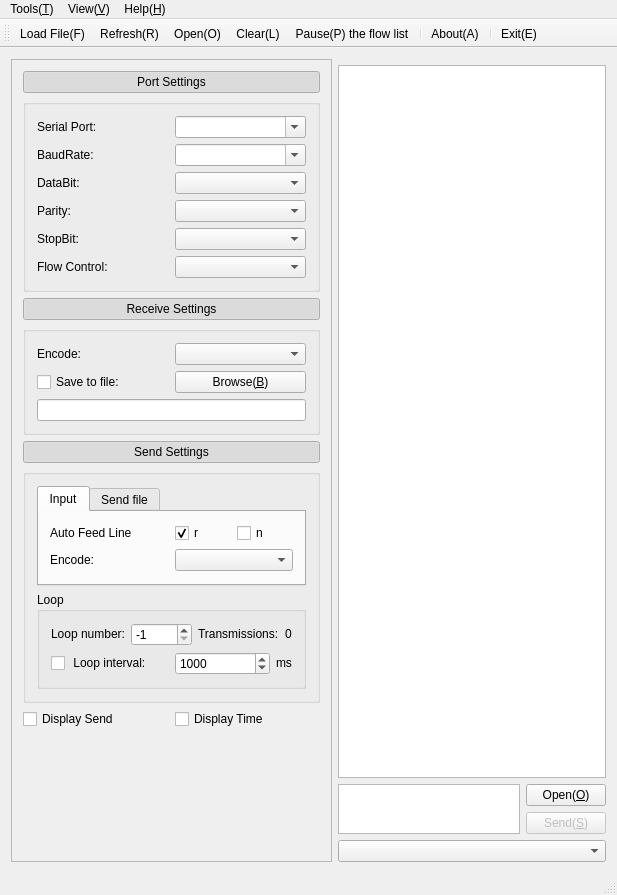
<?xml version="1.0" encoding="UTF-8"?>
<ui version="4.0">
 <class>CMainWindow</class>
 <widget class="QMainWindow" name="CMainWindow">
  <property name="geometry">
   <rect>
    <x>0</x>
    <y>0</y>
    <width>617</width>
    <height>895</height>
   </rect>
  </property>
  <property name="sizePolicy">
   <sizepolicy hsizetype="Preferred" vsizetype="Preferred">
    <horstretch>0</horstretch>
    <verstretch>0</verstretch>
   </sizepolicy>
  </property>
  <property name="windowTitle">
   <string>Serial Port Assistant</string>
  </property>
  <property name="windowIcon">
   <iconset resource="Resource/Resource.qrc">
    <normaloff>:/icon/AppIcon</normaloff>:/icon/AppIcon</iconset>
  </property>
  <widget class="QWidget" name="centralWidget">
   <property name="sizePolicy">
    <sizepolicy hsizetype="Preferred" vsizetype="Preferred">
     <horstretch>0</horstretch>
     <verstretch>0</verstretch>
    </sizepolicy>
   </property>
   <layout class="QGridLayout" name="gridLayout_5">
    <property name="leftMargin">
     <number>0</number>
    </property>
    <property name="topMargin">
     <number>0</number>
    </property>
    <property name="rightMargin">
     <number>0</number>
    </property>
    <property name="bottomMargin">
     <number>0</number>
    </property>
    <property name="spacing">
     <number>0</number>
    </property>
    <item row="0" column="0">
     <widget class="QScrollArea" name="scrollArea">
      <property name="sizePolicy">
       <sizepolicy hsizetype="Preferred" vsizetype="Preferred">
        <horstretch>0</horstretch>
        <verstretch>0</verstretch>
       </sizepolicy>
      </property>
      <property name="frameShape">
       <enum>QFrame::NoFrame</enum>
      </property>
      <property name="widgetResizable">
       <bool>true</bool>
      </property>
      <widget class="QWidget" name="scrollAreaWidgetContents">
       <property name="geometry">
        <rect>
         <x>0</x>
         <y>0</y>
         <width>617</width>
         <height>807</height>
        </rect>
       </property>
       <property name="sizePolicy">
        <sizepolicy hsizetype="Preferred" vsizetype="Preferred">
         <horstretch>0</horstretch>
         <verstretch>0</verstretch>
        </sizepolicy>
       </property>
       <layout class="QGridLayout" name="gridLayout_7">
        <property name="leftMargin">
         <number>0</number>
        </property>
        <property name="topMargin">
         <number>0</number>
        </property>
        <property name="rightMargin">
         <number>0</number>
        </property>
        <property name="bottomMargin">
         <number>0</number>
        </property>
        <property name="spacing">
         <number>0</number>
        </property>
        <item row="0" column="0">
         <widget class="QWidget" name="widget" native="true">
          <property name="sizePolicy">
           <sizepolicy hsizetype="Preferred" vsizetype="Preferred">
            <horstretch>0</horstretch>
            <verstretch>0</verstretch>
           </sizepolicy>
          </property>
          <layout class="QGridLayout" name="gridLayout_6">
           <item row="0" column="0" rowspan="4">
            <widget class="QFrame" name="frmLeftBar">
             <property name="sizePolicy">
              <sizepolicy hsizetype="Preferred" vsizetype="Preferred">
               <horstretch>0</horstretch>
               <verstretch>0</verstretch>
              </sizepolicy>
             </property>
             <property name="frameShape">
              <enum>QFrame::StyledPanel</enum>
             </property>
             <property name="frameShadow">
              <enum>QFrame::Sunken</enum>
             </property>
             <layout class="QGridLayout" name="gridLayout_9">
              <item row="4" column="0">
               <widget class="QPushButton" name="pbSendSettings">
                <property name="text">
                 <string>Send Settings</string>
                </property>
                <property name="icon">
                 <iconset resource="Resource/Resource.qrc">
                  <normaloff>:/icon/Down</normaloff>:/icon/Down</iconset>
                </property>
                <property name="checkable">
                 <bool>true</bool>
                </property>
                <property name="checked">
                 <bool>true</bool>
                </property>
               </widget>
              </item>
              <item row="2" column="0">
               <widget class="QPushButton" name="pbReceiveSettings">
                <property name="autoFillBackground">
                 <bool>false</bool>
                </property>
                <property name="text">
                 <string>Receive Settings</string>
                </property>
                <property name="icon">
                 <iconset resource="Resource/Resource.qrc">
                  <normaloff>:/icon/Down</normaloff>:/icon/Down</iconset>
                </property>
                <property name="checkable">
                 <bool>true</bool>
                </property>
                <property name="checked">
                 <bool>true</bool>
                </property>
               </widget>
              </item>
              <item row="0" column="0">
               <widget class="QPushButton" name="pbPortSeetings">
                <property name="text">
                 <string>Port Settings</string>
                </property>
                <property name="icon">
                 <iconset resource="Resource/Resource.qrc">
                  <normaloff>:/icon/Down</normaloff>:/icon/Down</iconset>
                </property>
                <property name="checkable">
                 <bool>true</bool>
                </property>
                <property name="checked">
                 <bool>true</bool>
                </property>
                <property name="autoRepeat">
                 <bool>false</bool>
                </property>
                <property name="autoExclusive">
                 <bool>false</bool>
                </property>
                <property name="default">
                 <bool>false</bool>
                </property>
               </widget>
              </item>
              <item row="6" column="0">
               <layout class="QHBoxLayout" name="horizontalLayout_15">
                <item>
                 <widget class="QCheckBox" name="cbDisplaySend">
                  <property name="sizePolicy">
                   <sizepolicy hsizetype="Preferred" vsizetype="Fixed">
                    <horstretch>0</horstretch>
                    <verstretch>0</verstretch>
                   </sizepolicy>
                  </property>
                  <property name="text">
                   <string>Display Send</string>
                  </property>
                 </widget>
                </item>
                <item>
                 <widget class="QCheckBox" name="cbDisplayTime">
                  <property name="sizePolicy">
                   <sizepolicy hsizetype="Preferred" vsizetype="Fixed">
                    <horstretch>0</horstretch>
                    <verstretch>0</verstretch>
                   </sizepolicy>
                  </property>
                  <property name="text">
                   <string>Display Time</string>
                  </property>
                 </widget>
                </item>
               </layout>
              </item>
              <item row="3" column="0">
               <widget class="QGroupBox" name="gbReceiveSettings">
                <property name="sizePolicy">
                 <sizepolicy hsizetype="Preferred" vsizetype="Preferred">
                  <horstretch>0</horstretch>
                  <verstretch>0</verstretch>
                 </sizepolicy>
                </property>
                <property name="title">
                 <string/>
                </property>
                <layout class="QGridLayout" name="gridLayout_2">
                 <item row="2" column="0">
                  <widget class="QLineEdit" name="leSaveToFile">
                   <property name="sizePolicy">
                    <sizepolicy hsizetype="Preferred" vsizetype="Fixed">
                     <horstretch>0</horstretch>
                     <verstretch>0</verstretch>
                    </sizepolicy>
                   </property>
                  </widget>
                 </item>
                 <item row="0" column="0">
                  <layout class="QHBoxLayout" name="horizontalLayout_17">
                   <item>
                    <widget class="QLabel" name="label_11">
                     <property name="sizePolicy">
                      <sizepolicy hsizetype="Preferred" vsizetype="Fixed">
                       <horstretch>0</horstretch>
                       <verstretch>0</verstretch>
                      </sizepolicy>
                     </property>
                     <property name="text">
                      <string>Encode:</string>
                     </property>
                    </widget>
                   </item>
                   <item>
                    <widget class="QComboBox" name="cbReceiveEncoded">
                     <property name="sizePolicy">
                      <sizepolicy hsizetype="Preferred" vsizetype="Fixed">
                       <horstretch>0</horstretch>
                       <verstretch>0</verstretch>
                      </sizepolicy>
                     </property>
                    </widget>
                   </item>
                  </layout>
                 </item>
                 <item row="1" column="0">
                  <layout class="QHBoxLayout" name="horizontalLayout_16">
                   <item>
                    <widget class="QCheckBox" name="cbSaveToFile">
                     <property name="sizePolicy">
                      <sizepolicy hsizetype="Preferred" vsizetype="Fixed">
                       <horstretch>0</horstretch>
                       <verstretch>0</verstretch>
                      </sizepolicy>
                     </property>
                     <property name="text">
                      <string>Save to file:</string>
                     </property>
                    </widget>
                   </item>
                   <item>
                    <widget class="QPushButton" name="pbBrowseSave">
                     <property name="sizePolicy">
                      <sizepolicy hsizetype="Preferred" vsizetype="Fixed">
                       <horstretch>0</horstretch>
                       <verstretch>0</verstretch>
                      </sizepolicy>
                     </property>
                     <property name="text">
                      <string>Browse(&amp;B)</string>
                     </property>
                    </widget>
                   </item>
                  </layout>
                 </item>
                </layout>
               </widget>
              </item>
              <item row="1" column="0">
               <widget class="QGroupBox" name="gbPortSeetings">
                <property name="sizePolicy">
                 <sizepolicy hsizetype="Preferred" vsizetype="Preferred">
                  <horstretch>0</horstretch>
                  <verstretch>0</verstretch>
                 </sizepolicy>
                </property>
                <property name="title">
                 <string/>
                </property>
                <layout class="QGridLayout" name="gridLayout">
                 <item row="0" column="0">
                  <layout class="QHBoxLayout" name="horizontalLayout">
                   <item>
                    <widget class="QLabel" name="label">
                     <property name="sizePolicy">
                      <sizepolicy hsizetype="Preferred" vsizetype="Fixed">
                       <horstretch>0</horstretch>
                       <verstretch>0</verstretch>
                      </sizepolicy>
                     </property>
                     <property name="text">
                      <string>Serial Port:</string>
                     </property>
                    </widget>
                   </item>
                   <item>
                    <widget class="QComboBox" name="cmbPort">
                     <property name="sizePolicy">
                      <sizepolicy hsizetype="Preferred" vsizetype="Fixed">
                       <horstretch>0</horstretch>
                       <verstretch>0</verstretch>
                      </sizepolicy>
                     </property>
                     <property name="editable">
                      <bool>true</bool>
                     </property>
                    </widget>
                   </item>
                  </layout>
                 </item>
                 <item row="1" column="0">
                  <layout class="QHBoxLayout" name="horizontalLayout_2">
                   <item>
                    <widget class="QLabel" name="label_2">
                     <property name="sizePolicy">
                      <sizepolicy hsizetype="Preferred" vsizetype="Fixed">
                       <horstretch>0</horstretch>
                       <verstretch>0</verstretch>
                      </sizepolicy>
                     </property>
                     <property name="text">
                      <string>BaudRate:</string>
                     </property>
                    </widget>
                   </item>
                   <item>
                    <widget class="QComboBox" name="cmbBoudRate">
                     <property name="sizePolicy">
                      <sizepolicy hsizetype="Preferred" vsizetype="Fixed">
                       <horstretch>0</horstretch>
                       <verstretch>0</verstretch>
                      </sizepolicy>
                     </property>
                     <property name="editable">
                      <bool>true</bool>
                     </property>
                    </widget>
                   </item>
                  </layout>
                 </item>
                 <item row="2" column="0">
                  <layout class="QHBoxLayout" name="horizontalLayout_3">
                   <item>
                    <widget class="QLabel" name="label_3">
                     <property name="sizePolicy">
                      <sizepolicy hsizetype="Preferred" vsizetype="Fixed">
                       <horstretch>0</horstretch>
                       <verstretch>0</verstretch>
                      </sizepolicy>
                     </property>
                     <property name="text">
                      <string>DataBit:</string>
                     </property>
                    </widget>
                   </item>
                   <item>
                    <widget class="QComboBox" name="cmbDataBit">
                     <property name="sizePolicy">
                      <sizepolicy hsizetype="Preferred" vsizetype="Fixed">
                       <horstretch>0</horstretch>
                       <verstretch>0</verstretch>
                      </sizepolicy>
                     </property>
                    </widget>
                   </item>
                  </layout>
                 </item>
                 <item row="3" column="0">
                  <layout class="QHBoxLayout" name="horizontalLayout_4">
                   <item>
                    <widget class="QLabel" name="label_4">
                     <property name="sizePolicy">
                      <sizepolicy hsizetype="Preferred" vsizetype="Fixed">
                       <horstretch>0</horstretch>
                       <verstretch>0</verstretch>
                      </sizepolicy>
                     </property>
                     <property name="text">
                      <string>Parity:</string>
                     </property>
                    </widget>
                   </item>
                   <item>
                    <widget class="QComboBox" name="cmbParity">
                     <property name="sizePolicy">
                      <sizepolicy hsizetype="Preferred" vsizetype="Fixed">
                       <horstretch>0</horstretch>
                       <verstretch>0</verstretch>
                      </sizepolicy>
                     </property>
                    </widget>
                   </item>
                  </layout>
                 </item>
                 <item row="4" column="0">
                  <layout class="QHBoxLayout" name="horizontalLayout_5">
                   <item>
                    <widget class="QLabel" name="label_5">
                     <property name="sizePolicy">
                      <sizepolicy hsizetype="Preferred" vsizetype="Fixed">
                       <horstretch>0</horstretch>
                       <verstretch>0</verstretch>
                      </sizepolicy>
                     </property>
                     <property name="text">
                      <string>StopBit:</string>
                     </property>
                    </widget>
                   </item>
                   <item>
                    <widget class="QComboBox" name="cmbStopBit">
                     <property name="sizePolicy">
                      <sizepolicy hsizetype="Preferred" vsizetype="Fixed">
                       <horstretch>0</horstretch>
                       <verstretch>0</verstretch>
                      </sizepolicy>
                     </property>
                    </widget>
                   </item>
                  </layout>
                 </item>
                 <item row="5" column="0">
                  <layout class="QHBoxLayout" name="horizontalLayout_6">
                   <item>
                    <widget class="QLabel" name="label_6">
                     <property name="sizePolicy">
                      <sizepolicy hsizetype="Preferred" vsizetype="Fixed">
                       <horstretch>0</horstretch>
                       <verstretch>0</verstretch>
                      </sizepolicy>
                     </property>
                     <property name="text">
                      <string>Flow Control:</string>
                     </property>
                    </widget>
                   </item>
                   <item>
                    <widget class="QComboBox" name="cmbFlowControl">
                     <property name="sizePolicy">
                      <sizepolicy hsizetype="Preferred" vsizetype="Fixed">
                       <horstretch>0</horstretch>
                       <verstretch>0</verstretch>
                      </sizepolicy>
                     </property>
                    </widget>
                   </item>
                  </layout>
                 </item>
                </layout>
               </widget>
              </item>
              <item row="5" column="0">
               <widget class="QGroupBox" name="gbSendSettings">
                <property name="sizePolicy">
                 <sizepolicy hsizetype="Preferred" vsizetype="Preferred">
                  <horstretch>0</horstretch>
                  <verstretch>0</verstretch>
                 </sizepolicy>
                </property>
                <property name="title">
                 <string/>
                </property>
                <layout class="QGridLayout" name="gridLayout_4">
                 <item row="0" column="0">
                  <widget class="QTabWidget" name="tbSendSettings">
                   <property name="sizePolicy">
                    <sizepolicy hsizetype="Preferred" vsizetype="Preferred">
                     <horstretch>0</horstretch>
                     <verstretch>0</verstretch>
                    </sizepolicy>
                   </property>
                   <property name="currentIndex">
                    <number>0</number>
                   </property>
                   <widget class="QWidget" name="Input">
                    <attribute name="title">
                     <string>Input</string>
                    </attribute>
                    <attribute name="toolTip">
                     <string>Input</string>
                    </attribute>
                    <layout class="QGridLayout" name="gridLayout_3">
                     <item row="0" column="0">
                      <layout class="QHBoxLayout" name="horizontalLayout_11">
                       <item>
                        <widget class="QLabel" name="label_8">
                         <property name="sizePolicy">
                          <sizepolicy hsizetype="Preferred" vsizetype="Fixed">
                           <horstretch>0</horstretch>
                           <verstretch>0</verstretch>
                          </sizepolicy>
                         </property>
                         <property name="text">
                          <string>Auto Feed Line</string>
                         </property>
                        </widget>
                       </item>
                       <item>
                        <layout class="QHBoxLayout" name="horizontalLayout_8">
                         <item>
                          <widget class="QCheckBox" name="cbr">
                           <property name="sizePolicy">
                            <sizepolicy hsizetype="Preferred" vsizetype="Fixed">
                             <horstretch>0</horstretch>
                             <verstretch>0</verstretch>
                            </sizepolicy>
                           </property>
                           <property name="text">
                            <string>r</string>
                           </property>
                           <property name="checked">
                            <bool>true</bool>
                           </property>
                          </widget>
                         </item>
                         <item>
                          <widget class="QCheckBox" name="cbn">
                           <property name="sizePolicy">
                            <sizepolicy hsizetype="Preferred" vsizetype="Fixed">
                             <horstretch>0</horstretch>
                             <verstretch>0</verstretch>
                            </sizepolicy>
                           </property>
                           <property name="text">
                            <string>n</string>
                           </property>
                           <property name="checked">
                            <bool>false</bool>
                           </property>
                          </widget>
                         </item>
                        </layout>
                       </item>
                      </layout>
                     </item>
                     <item row="1" column="0">
                      <layout class="QHBoxLayout" name="horizontalLayout_7">
                       <item>
                        <widget class="QLabel" name="label_12">
                         <property name="sizePolicy">
                          <sizepolicy hsizetype="Preferred" vsizetype="Fixed">
                           <horstretch>0</horstretch>
                           <verstretch>0</verstretch>
                          </sizepolicy>
                         </property>
                         <property name="text">
                          <string>Encode:</string>
                         </property>
                        </widget>
                       </item>
                       <item>
                        <widget class="QComboBox" name="cbSendEncode">
                         <property name="sizePolicy">
                          <sizepolicy hsizetype="Preferred" vsizetype="Fixed">
                           <horstretch>0</horstretch>
                           <verstretch>0</verstretch>
                          </sizepolicy>
                         </property>
                        </widget>
                       </item>
                      </layout>
                     </item>
                    </layout>
                   </widget>
                   <widget class="QWidget" name="SendFile">
                    <attribute name="title">
                     <string>Send file</string>
                    </attribute>
                    <attribute name="toolTip">
                     <string>Send file</string>
                    </attribute>
                    <layout class="QGridLayout" name="gridLayout_10">
                     <item row="0" column="0">
                      <widget class="QLineEdit" name="leSendFile"/>
                     </item>
                     <item row="0" column="1">
                      <widget class="QPushButton" name="pbBrowseSend">
                       <property name="sizePolicy">
                        <sizepolicy hsizetype="Preferred" vsizetype="Fixed">
                         <horstretch>0</horstretch>
                         <verstretch>0</verstretch>
                        </sizepolicy>
                       </property>
                       <property name="text">
                        <string>Browse(&amp;B)</string>
                       </property>
                      </widget>
                     </item>
                    </layout>
                   </widget>
                  </widget>
                 </item>
                 <item row="1" column="0">
                  <widget class="QGroupBox" name="groupBox_4">
                   <property name="sizePolicy">
                    <sizepolicy hsizetype="Preferred" vsizetype="Preferred">
                     <horstretch>0</horstretch>
                     <verstretch>0</verstretch>
                    </sizepolicy>
                   </property>
                   <property name="title">
                    <string>Loop</string>
                   </property>
                   <layout class="QGridLayout" name="gridLayout_8">
                    <item row="0" column="0">
                     <layout class="QHBoxLayout" name="horizontalLayout_14">
                      <item>
                       <layout class="QHBoxLayout" name="horizontalLayout_13">
                        <item>
                         <widget class="QLabel" name="label_9">
                          <property name="sizePolicy">
                           <sizepolicy hsizetype="Preferred" vsizetype="Fixed">
                            <horstretch>0</horstretch>
                            <verstretch>0</verstretch>
                           </sizepolicy>
                          </property>
                          <property name="text">
                           <string>Loop number:</string>
                          </property>
                         </widget>
                        </item>
                        <item>
                         <widget class="QSpinBox" name="sbLoopNumber">
                          <property name="sizePolicy">
                           <sizepolicy hsizetype="Preferred" vsizetype="Fixed">
                            <horstretch>0</horstretch>
                            <verstretch>0</verstretch>
                           </sizepolicy>
                          </property>
                          <property name="toolTip">
                           <string>-1: unlimited loop</string>
                          </property>
                          <property name="minimum">
                           <number>-1</number>
                          </property>
                          <property name="maximum">
                           <number>99999</number>
                          </property>
                          <property name="value">
                           <number>-1</number>
                          </property>
                         </widget>
                        </item>
                       </layout>
                      </item>
                      <item>
                       <layout class="QHBoxLayout" name="horizontalLayout_12">
                        <item>
                         <widget class="QLabel" name="label_10">
                          <property name="sizePolicy">
                           <sizepolicy hsizetype="Preferred" vsizetype="Fixed">
                            <horstretch>0</horstretch>
                            <verstretch>0</verstretch>
                           </sizepolicy>
                          </property>
                          <property name="text">
                           <string>Transmissions:</string>
                          </property>
                         </widget>
                        </item>
                        <item>
                         <widget class="QLabel" name="lbTransmissions">
                          <property name="sizePolicy">
                           <sizepolicy hsizetype="Maximum" vsizetype="Fixed">
                            <horstretch>0</horstretch>
                            <verstretch>0</verstretch>
                           </sizepolicy>
                          </property>
                          <property name="toolTip">
                           <string>Transmissions</string>
                          </property>
                          <property name="text">
                           <string>0</string>
                          </property>
                         </widget>
                        </item>
                       </layout>
                      </item>
                     </layout>
                    </item>
                    <item row="1" column="0">
                     <layout class="QHBoxLayout" name="horizontalLayout_18">
                      <item>
                       <widget class="QCheckBox" name="cbSendLoop">
                        <property name="sizePolicy">
                         <sizepolicy hsizetype="Preferred" vsizetype="Fixed">
                          <horstretch>0</horstretch>
                          <verstretch>0</verstretch>
                         </sizepolicy>
                        </property>
                        <property name="text">
                         <string> Loop interval:</string>
                        </property>
                       </widget>
                      </item>
                      <item>
                       <layout class="QHBoxLayout" name="horizontalLayout_9">
                        <item>
                         <widget class="QSpinBox" name="sbLoopTime">
                          <property name="sizePolicy">
                           <sizepolicy hsizetype="Preferred" vsizetype="Fixed">
                            <horstretch>0</horstretch>
                            <verstretch>0</verstretch>
                           </sizepolicy>
                          </property>
                          <property name="maximum">
                           <number>1000000000</number>
                          </property>
                          <property name="value">
                           <number>1000</number>
                          </property>
                         </widget>
                        </item>
                        <item>
                         <widget class="QLabel" name="label_7">
                          <property name="sizePolicy">
                           <sizepolicy hsizetype="Maximum" vsizetype="Fixed">
                            <horstretch>0</horstretch>
                            <verstretch>0</verstretch>
                           </sizepolicy>
                          </property>
                          <property name="text">
                           <string>ms</string>
                          </property>
                         </widget>
                        </item>
                       </layout>
                      </item>
                     </layout>
                    </item>
                   </layout>
                  </widget>
                 </item>
                </layout>
               </widget>
              </item>
              <item row="7" column="0">
               <spacer name="verticalSpacer">
                <property name="orientation">
                 <enum>Qt::Vertical</enum>
                </property>
                <property name="sizeHint" stdset="0">
                 <size>
                  <width>20</width>
                  <height>40</height>
                 </size>
                </property>
               </spacer>
              </item>
             </layout>
            </widget>
           </item>
           <item row="0" column="1">
            <layout class="QHBoxLayout" name="horizontalLayout_19">
             <item>
              <widget class="LightButton" name="ltRNG" native="true"/>
             </item>
             <item>
              <widget class="LightButton" name="ltRTS" native="true"/>
             </item>
             <item>
              <widget class="LightButton" name="ltCTS" native="true">
               <property name="sizePolicy">
                <sizepolicy hsizetype="Preferred" vsizetype="Preferred">
                 <horstretch>0</horstretch>
                 <verstretch>0</verstretch>
                </sizepolicy>
               </property>
              </widget>
             </item>
             <item>
              <widget class="LightButton" name="ltSTD" native="true"/>
             </item>
             <item>
              <widget class="LightButton" name="ltSRD" native="true"/>
             </item>
             <item>
              <widget class="LightButton" name="ltDTR" native="true"/>
             </item>
             <item>
              <widget class="LightButton" name="ltDCD" native="true"/>
             </item>
             <item>
              <widget class="LightButton" name="ltDSR" native="true"/>
             </item>
            </layout>
           </item>
           <item row="1" column="1">
            <widget class="QTextEdit" name="teReceive">
             <property name="sizePolicy">
              <sizepolicy hsizetype="Expanding" vsizetype="Expanding">
               <horstretch>0</horstretch>
               <verstretch>0</verstretch>
              </sizepolicy>
             </property>
             <property name="readOnly">
              <bool>true</bool>
             </property>
            </widget>
           </item>
           <item row="2" column="1">
            <layout class="QHBoxLayout" name="horizontalLayout_10">
             <item>
              <widget class="QTextEdit" name="teSend">
               <property name="sizePolicy">
                <sizepolicy hsizetype="Expanding" vsizetype="Ignored">
                 <horstretch>0</horstretch>
                 <verstretch>2</verstretch>
                </sizepolicy>
               </property>
              </widget>
             </item>
             <item>
              <layout class="QVBoxLayout" name="verticalLayout_2">
               <item>
                <widget class="QPushButton" name="pbOpen">
                 <property name="sizePolicy">
                  <sizepolicy hsizetype="Minimum" vsizetype="Fixed">
                   <horstretch>0</horstretch>
                   <verstretch>0</verstretch>
                  </sizepolicy>
                 </property>
                 <property name="text">
                  <string>Open(&amp;O)</string>
                 </property>
                 <property name="icon">
                  <iconset resource="Resource/Resource.qrc">
                   <normaloff>:/icon/Start</normaloff>:/icon/Start</iconset>
                 </property>
                </widget>
               </item>
               <item>
                <widget class="QPushButton" name="pbSend">
                 <property name="enabled">
                  <bool>false</bool>
                 </property>
                 <property name="sizePolicy">
                  <sizepolicy hsizetype="Minimum" vsizetype="Fixed">
                   <horstretch>0</horstretch>
                   <verstretch>0</verstretch>
                  </sizepolicy>
                 </property>
                 <property name="text">
                  <string>Send(&amp;S)</string>
                 </property>
                 <property name="icon">
                  <iconset resource="Resource/Resource.qrc">
                   <normaloff>:/icon/Send</normaloff>:/icon/Send</iconset>
                 </property>
                </widget>
               </item>
              </layout>
             </item>
            </layout>
           </item>
           <item row="3" column="1">
            <widget class="QComboBox" name="cmbRecent">
             <property name="sizePolicy">
              <sizepolicy hsizetype="Preferred" vsizetype="Fixed">
               <horstretch>0</horstretch>
               <verstretch>0</verstretch>
              </sizepolicy>
             </property>
            </widget>
           </item>
          </layout>
         </widget>
        </item>
       </layout>
      </widget>
     </widget>
    </item>
   </layout>
  </widget>
  <widget class="QMenuBar" name="menuBar">
   <property name="geometry">
    <rect>
     <x>0</x>
     <y>0</y>
     <width>617</width>
     <height>27</height>
    </rect>
   </property>
   <widget class="QMenu" name="menuTools_T">
    <property name="title">
     <string>Tools(&amp;T)</string>
    </property>
    <widget class="QMenu" name="menuLanguage_A">
     <property name="title">
      <string>Language(&amp;A)</string>
     </property>
     <property name="icon">
      <iconset resource="Resource/Resource.qrc">
       <normaloff>:/icon/Language</normaloff>:/icon/Language</iconset>
     </property>
    </widget>
    <addaction name="actionOpen"/>
    <addaction name="actionRefresh_R"/>
    <addaction name="separator"/>
    <addaction name="actionLoad_File_F"/>
    <addaction name="separator"/>
    <addaction name="actionClear"/>
    <addaction name="actionClear_Send_History"/>
    <addaction name="actionPause_P"/>
    <addaction name="separator"/>
    <addaction name="actionOpen_save_file"/>
    <addaction name="actionOpen_send_file"/>
    <addaction name="separator"/>
    <addaction name="separator"/>
    <addaction name="menuLanguage_A"/>
    <addaction name="separator"/>
    <addaction name="actionExit"/>
    <addaction name="separator"/>
   </widget>
   <widget class="QMenu" name="menuHelp_H">
    <property name="title">
     <string>Help(&amp;H)</string>
    </property>
    <addaction name="actionAbout_A"/>
    <addaction name="actionUpdate_U"/>
   </widget>
   <widget class="QMenu" name="menuView_V">
    <property name="title">
     <string>View(&amp;V)</string>
    </property>
    <addaction name="actionToolBar_T"/>
    <addaction name="actionStatusBar_S"/>
    <addaction name="actionLeftBar_L"/>
   </widget>
   <addaction name="menuTools_T"/>
   <addaction name="menuView_V"/>
   <addaction name="menuHelp_H"/>
  </widget>
  <widget class="QStatusBar" name="statusBar"/>
  <widget class="QToolBar" name="mainToolBar">
   <attribute name="toolBarArea">
    <enum>TopToolBarArea</enum>
   </attribute>
   <attribute name="toolBarBreak">
    <bool>false</bool>
   </attribute>
   <addaction name="actionLoad_File_F"/>
   <addaction name="actionRefresh_R"/>
   <addaction name="actionOpen"/>
   <addaction name="actionClear"/>
   <addaction name="actionPause_P"/>
   <addaction name="separator"/>
   <addaction name="actionAbout_A"/>
   <addaction name="separator"/>
   <addaction name="actionExit"/>
  </widget>
  <action name="actionOpen">
   <property name="icon">
    <iconset resource="Resource/Resource.qrc">
     <normaloff>:/icon/Start</normaloff>:/icon/Start</iconset>
   </property>
   <property name="text">
    <string>Open(&amp;O)</string>
   </property>
  </action>
  <action name="actionClear">
   <property name="icon">
    <iconset resource="Resource/Resource.qrc">
     <normaloff>:/icon/Clear</normaloff>:/icon/Clear</iconset>
   </property>
   <property name="text">
    <string>Clear(&amp;L)</string>
   </property>
  </action>
  <action name="actionClear_Send_History">
   <property name="text">
    <string>Clear Send History</string>
   </property>
  </action>
  <action name="actionExit">
   <property name="icon">
    <iconset resource="Resource/Resource.qrc">
     <normaloff>:/icon/Close</normaloff>:/icon/Close</iconset>
   </property>
   <property name="text">
    <string>Exit(&amp;E)</string>
   </property>
  </action>
  <action name="actionAbout_A">
   <property name="icon">
    <iconset resource="Resource/Resource.qrc">
     <normaloff>:/icon/AppIcon</normaloff>:/icon/AppIcon</iconset>
   </property>
   <property name="text">
    <string>About(&amp;A)</string>
   </property>
  </action>
  <action name="actionStatusBar_S">
   <property name="checkable">
    <bool>true</bool>
   </property>
   <property name="checked">
    <bool>true</bool>
   </property>
   <property name="text">
    <string>StatusBar(&amp;S)</string>
   </property>
  </action>
  <action name="actionToolBar_T">
   <property name="checkable">
    <bool>true</bool>
   </property>
   <property name="checked">
    <bool>true</bool>
   </property>
   <property name="text">
    <string>ToolBar(&amp;T)</string>
   </property>
  </action>
  <action name="actionLeftBar_L">
   <property name="checkable">
    <bool>true</bool>
   </property>
   <property name="checked">
    <bool>true</bool>
   </property>
   <property name="text">
    <string>LeftBar(&amp;L)</string>
   </property>
  </action>
  <action name="actionPause_P">
   <property name="checkable">
    <bool>true</bool>
   </property>
   <property name="icon">
    <iconset resource="Resource/Resource.qrc">
     <normaloff>:/icon/Pause</normaloff>:/icon/Pause</iconset>
   </property>
   <property name="text">
    <string>Pause(&amp;P) the flow list</string>
   </property>
   <property name="toolTip">
    <string>Pause the flow list</string>
   </property>
   <property name="statusTip">
    <string>Pause the flow list</string>
   </property>
   <property name="whatsThis">
    <string>Pause the flow list</string>
   </property>
  </action>
  <action name="actionLoad_File_F">
   <property name="icon">
    <iconset resource="Resource/Resource.qrc">
     <normaloff>:/icon/OpenFile</normaloff>:/icon/OpenFile</iconset>
   </property>
   <property name="text">
    <string>Load File(&amp;F)</string>
   </property>
  </action>
  <action name="actionOpen_Log_G">
   <property name="icon">
    <iconset resource="Resource/Resource.qrc">
     <normaloff>:/icon/Log</normaloff>:/icon/Log</iconset>
   </property>
   <property name="text">
    <string>Open Log(&amp;G)</string>
   </property>
  </action>
  <action name="actionUpdate_U">
   <property name="text">
    <string>Update(&amp;U)</string>
   </property>
  </action>
  <action name="actionRefresh_R">
   <property name="icon">
    <iconset resource="Resource/Resource.qrc">
     <normaloff>:/icon/Refresh</normaloff>:/icon/Refresh</iconset>
   </property>
   <property name="text">
    <string>Refresh(&amp;R)</string>
   </property>
   <property name="toolTip">
    <string>Refresh serial ports</string>
   </property>
   <property name="statusTip">
    <string>Refresh serial ports</string>
   </property>
   <property name="whatsThis">
    <string>Refresh serial ports</string>
   </property>
  </action>
  <action name="actionOpen_save_file">
   <property name="text">
    <string>Open save file</string>
   </property>
   <property name="statusTip">
    <string>Open save file</string>
   </property>
   <property name="whatsThis">
    <string>Open save file</string>
   </property>
  </action>
  <action name="actionOpen_send_file">
   <property name="text">
    <string>Open send file</string>
   </property>
   <property name="statusTip">
    <string>Open send file</string>
   </property>
   <property name="whatsThis">
    <string>Open send file</string>
   </property>
  </action>
 </widget>
 <layoutdefault spacing="6" margin="11"/>
 <customwidgets>
  <customwidget>
   <class>LightButton</class>
   <extends>QWidget</extends>
   <header>lightbutton.h</header>
   <container>1</container>
  </customwidget>
 </customwidgets>
 <resources>
  <include location="Resource/Resource.qrc"/>
 </resources>
 <connections/>
</ui>
